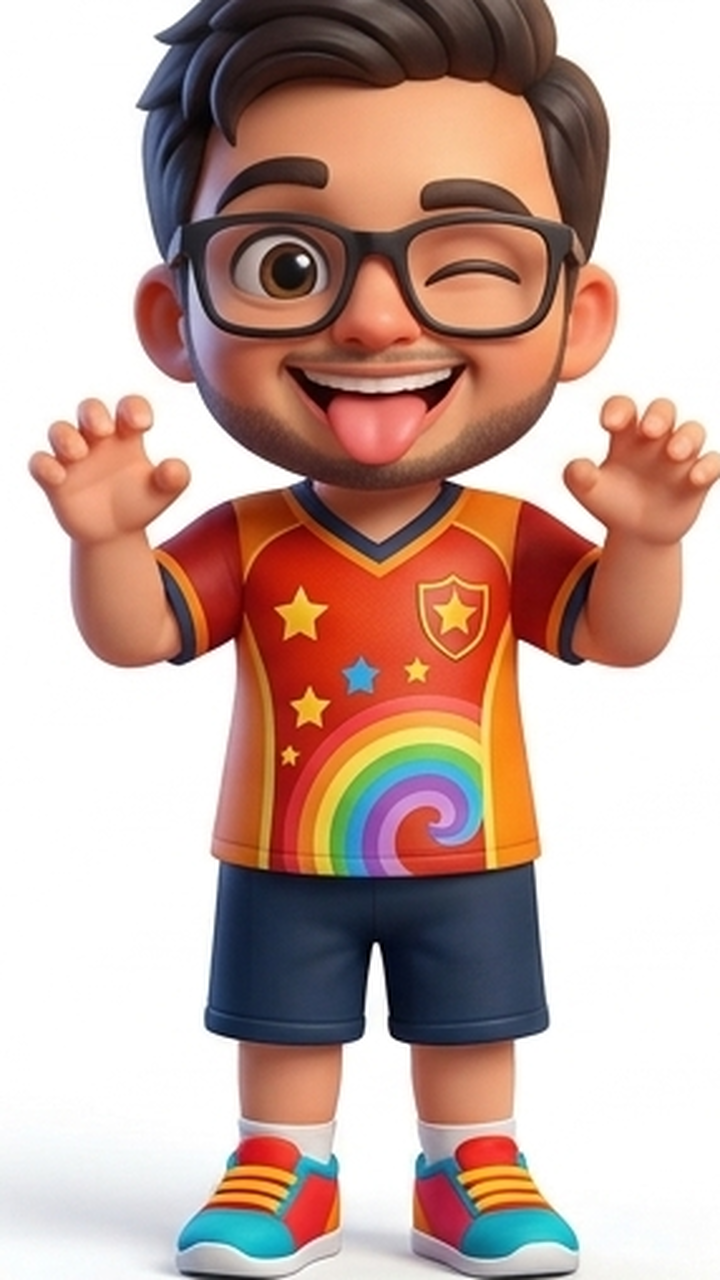
#> input picture assets/hoji_key_720.png, 720 x 1280 px, found by its file name
$ python composite.py
#> lines starting #> are read from the running program, lines starting #| are printed output that depends on the picture
### scripts/bg_plates.py
#!/usr/bin/env python3
"""Procedural background plates, landscape-first.

WHY THIS EXISTS
---------------
Feeding the video model a character floating on a plain background produced the
three defects the owner rejected:

  * "nothing behind him" - with no scene to hold, the model invented a different
    one per clip (white void, then orange),
  * "so much light behind that you can't make him out" - no lighting described,
    so it defaulted to a blown-out key behind the subject,
  * the framing jumping - with no structure in frame the virtual camera had
    nothing to anchor to.

There is no image endpoint on the Pixazo subscription (probed: every
text-to-image path 404s), so the plate is drawn here. That is not a compromise:
a drawn plate is perfectly stable across every clip, carries zero generation
flicker, and lets the lighting be set so the subject reads against it. For a
flat, graphic kids-cartoon look that is the better tool anyway.

LANDSCAPE ON PURPOSE
--------------------
The model emits 1280x704 landscape no matter what is asked of it, so the key
frame handed to it must be landscape too. Composing in portrait and cropping
afterwards would throw away most of the drawn room.
"""
import math
import numpy as np
from PIL import Image, ImageDraw, ImageFilter

# The model's native output. Everything is composed for this frame.
W, H = 1280, 704


# ---------------------------------------------------------------- helpers
def _vgrad(w, h, top, bottom):
    t = np.linspace(0.0, 1.0, h)[:, None]
    a = np.array(top, float)[None, :]
    b = np.array(bottom, float)[None, :]
    return np.repeat((a * (1 - t) + b * t)[:, None, :], w, axis=1)


def _radial_glow(arr, cx, cy, radius, colour, strength=1.0):
    h, w = arr.shape[:2]
    yy, xx = np.mgrid[0:h, 0:w]
    d = np.sqrt(((xx - cx) / max(radius, 1)) ** 2 + ((yy - cy) / max(radius, 1)) ** 2)
    f = np.clip(1.0 - d, 0.0, 1.0) ** 2 * strength
    return np.clip(arr + f[:, :, None] * np.array(colour, float)[None, None, :], 0, 255)


def _soft_shadow(arr, cx, cy, rx, ry, strength=0.35):
    h, w = arr.shape[:2]
    yy, xx = np.mgrid[0:h, 0:w]
    d = np.sqrt(((xx - cx) / max(rx, 1)) ** 2 + ((yy - cy) / max(ry, 1)) ** 2)
    f = np.clip(1.0 - d, 0.0, 1.0) ** 2
    return arr * (1.0 - strength * f[:, :, None])


def _noise(h, w, seed, octaves=4):
    rng = np.random.default_rng(seed)
    out = np.zeros((h, w))
    amp, tot = 1.0, 0.0
    for o in range(octaves):
        sh, sw = max(2, h >> (o + 3)), max(2, w >> (o + 3))
        up = np.array(Image.fromarray((rng.random((sh, sw)) * 255).astype(np.uint8))
                      .resize((w, h), Image.BICUBIC), float) / 255.0
        out += up * amp
        tot += amp
        amp *= 0.5
    return out / tot


def _canvas(top, bottom, seed, tex=0.05):
    a = _vgrad(W, H, top, bottom)
    a = a + (_noise(H, W, seed) - 0.5)[:, :, None] * 255 * tex
    return a


# ---------------------------------------------------------------- scenes
def playroom(seed=7):
    """Bright playroom: pastel wall, wooden floor, toy shelf, sunlit window."""
    rng = np.random.default_rng(seed)
    floor_y = int(H * 0.74)
    arr = np.vstack([_canvas((214, 186, 216), (188, 152, 190), seed + 1)[:floor_y],
                     _canvas((150, 104, 74), (112, 74, 52), seed + 2, 0.12)[floor_y:]])

    img = Image.fromarray(np.clip(arr, 0, 255).astype(np.uint8))
    dr = ImageDraw.Draw(img, "RGBA")

    # floor planks, converging for a hint of perspective
    for i in range(-3, 14):
        y = floor_y + int((max(i, 0) / 10.0) ** 2 * (H - floor_y) * 1.2)
        if y < H:
            dr.line([(0, y), (W, y)], fill=(152, 106, 70, 80), width=2)
    for i in range(-5, 10):
        x = int(W * 0.5 + i * W * 0.13)
        dr.line([(x, floor_y), (int(W * 0.5 + i * W * 0.45), H)],
                fill=(152, 106, 70, 70), width=2)

    # window, right third: warm daylight pooling in
    wx, wy = int(W * 0.66), int(H * 0.10)
    ww, wh = int(W * 0.24), int(H * 0.42)
    dr.rounded_rectangle([wx, wy, wx + ww, wy + wh], radius=22,
                         fill=(176, 214, 232, 255), outline=(96, 150, 178, 255), width=9)
    dr.line([(wx + ww // 2, wy), (wx + ww // 2, wy + wh)], fill=(96, 150, 178, 255), width=7)
    dr.line([(wx, wy + wh // 2), (wx + ww, wy + wh // 2)], fill=(234, 199, 152, 255), width=7)

    # toy shelf, left third
    sy = int(H * 0.34)
    dr.rounded_rectangle([int(W * 0.05), sy, int(W * 0.30), sy + 14], radius=7,
                         fill=(178, 130, 90, 255))
    dr.rectangle([int(W * 0.065), sy + 14, int(W * 0.09), sy + int(H * 0.20)],
                 fill=(152, 108, 74, 255))
    dr.rectangle([int(W * 0.26), sy + 14, int(W * 0.285), sy + int(H * 0.20)],
                 fill=(152, 108, 74, 255))
    cols = [(240, 128, 84), (110, 190, 210), (250, 205, 90),
            (150, 205, 130), (215, 140, 200)]
    for i, c in enumerate(cols):
        bx = int(W * 0.075) + i * int(W * 0.042)
        dr.rounded_rectangle([bx, sy - 54, bx + 40, sy - 4], radius=8, fill=c + (255,))
    dr.ellipse([int(W * 0.10), sy + 24, int(W * 0.10) + 54, sy + 78],
               fill=(238, 118, 96, 255))
    dr.ellipse([int(W * 0.115), sy + 32, int(W * 0.115) + 17, sy + 49],
               fill=(255, 192, 172, 210))
    for r in range(3):
        for c in range(3 - r):
            px = int(W * 0.185) + c * 27 + r * 13
            py = sy + 72 - r * 23
            dr.polygon([(px, py), (px + 25, py), (px + 12, py - 21)],
                       fill=cols[(r * 3 + c) % 5] + (255,))

    # a rug so the floor is not bare
    dr.ellipse([int(W * 0.30), int(H * 0.80), int(W * 0.78), int(H * 1.02)],
               fill=(150, 96, 140, 150))
    dr.ellipse([int(W * 0.36), int(H * 0.84), int(W * 0.72), int(H * 0.99)],
               fill=(186, 132, 172, 150))

    arr = np.asarray(img, float)
    arr = _radial_glow(arr, wx + ww // 2, wy + wh // 2, ww * 1.7, (34, 25, 11), 0.5)
    arr = _soft_shadow(arr, W * 0.5, H * 0.88, W * 0.30, H * 0.055, 0.26)
    arr = _radial_glow(arr, W * 0.5, H * 0.45, W * 1.15, (-24, -20, -18), 0.28)
    return np.clip(arr, 0, 255).astype(np.uint8)


def kitchen(seed=11):
    """Sunny kitchen: tiled splashback, counter, fruit bowl, pendant lamp."""
    floor_y = int(H * 0.70)
    wall = _canvas((150, 186, 196), (110, 148, 162), seed)[:floor_y]
    arr = np.vstack([wall, _canvas((140, 100, 72), (104, 72, 50), seed + 3, 0.11)[floor_y:]])

    img = Image.fromarray(np.clip(arr, 0, 255).astype(np.uint8))
    dr = ImageDraw.Draw(img, "RGBA")
    for y in range(0, floor_y, 62):
        for x in range(0, W, 62):
            dr.rounded_rectangle([x + 4, y + 4, x + 58, y + 58], radius=9,
                                 outline=(255, 255, 255, 140), width=4)
    cy = int(H * 0.66)
    dr.rectangle([0, cy, W, cy + 22], fill=(150, 140, 122, 255))
    for i in range(-2, 11):
        x = int(W * 0.5 + i * W * 0.14)
        dr.line([(x, cy + 22), (int(W * 0.5 + i * W * 0.42), H)],
                fill=(168, 134, 96, 110), width=3)
    dr.ellipse([int(W * 0.60), cy - 42, int(W * 0.60) + 150, cy + 12],
               fill=(228, 178, 122, 255))
    for i, c in enumerate([(242, 176, 76), (238, 108, 92), (246, 214, 120),
                           (214, 232, 140)]):
        bx = int(W * 0.615) + i * 33
        dr.ellipse([bx, cy - 72, bx + 42, cy - 30], fill=c + (255,))
    dr.line([(int(W * 0.28), 0), (int(W * 0.28), int(H * 0.16))],
            fill=(92, 92, 98, 255), width=6)
    dr.polygon([(int(W * 0.28) - 70, int(H * 0.26)), (int(W * 0.28) + 70, int(H * 0.26)),
                (int(W * 0.28) + 38, int(H * 0.16)), (int(W * 0.28) - 38, int(H * 0.16))],
               fill=(251, 228, 152, 255))
    arr = np.asarray(img, float)
    arr = _radial_glow(arr, W * 0.28, H * 0.22, W * 0.95, (38, 30, 13), 0.46)
    arr = _soft_shadow(arr, W * 0.5, H * 0.80, W * 0.28, H * 0.05, 0.24)
    return np.clip(arr, 0, 255).astype(np.uint8)


def garden(seed=23):
    """Backyard: sky, hedge, grass, bunting, flower bed."""
    gy = int(H * 0.62)
    arr = np.vstack([_canvas((84, 148, 202), (128, 182, 220), seed)[:gy],
                     _canvas((76, 132, 66), (48, 96, 48), seed + 4, 0.14)[gy:]])
    img = Image.fromarray(np.clip(arr, 0, 255).astype(np.uint8))
    dr = ImageDraw.Draw(img, "RGBA")
    dr.rounded_rectangle([-20, gy - 78, W + 20, gy + 18], radius=52,
                         fill=(58, 104, 54, 255))
    rng = np.random.default_rng(seed)
    for _ in range(150):
        x = int(rng.integers(0, W)); y = int(rng.integers(gy - 74, gy + 10))
        r = int(rng.integers(9, 24))
        dr.ellipse([x - r, y - r, x + r, y + r],
                   fill=(122 + int(rng.integers(0, 40)), 178 + int(rng.integers(0, 40)),
                         94 + int(rng.integers(0, 30)), 255))
    cols = [(242, 128, 100), (250, 206, 96), (128, 196, 214), (176, 148, 214)]
    pts = [(int(W * i / 8.0), int(H * 0.14 + 34 * math.sin(math.pi * i / 8.0)))
           for i in range(9)]
    dr.line(pts, fill=(255, 255, 255, 220), width=5)
    for i in range(8):
        x0, y0 = pts[i]; x1, y1 = pts[i + 1]
        mx, my = (x0 + x1) // 2, (y0 + y1) // 2 + 22
        dr.polygon([(x0 + 4, y0), (x1 - 4, y1), (mx, my)], fill=cols[i % 4] + (255,))
    for i in range(30):
        x = int(i / 29.0 * W + rng.integers(-12, 12)); y = int(H * 0.93 + rng.integers(-20, 20))
        dr.ellipse([x - 11, y - 11, x + 11, y + 11], fill=(250, 214, 96, 255))
        dr.ellipse([x - 5, y - 5, x + 5, y + 5], fill=(250, 160, 80, 255))
    arr = np.asarray(img, float)
    arr = _radial_glow(arr, W * 0.5, H * 0.16, W * 1.2, (24, 18, 5), 0.30)
    arr = _soft_shadow(arr, W * 0.5, H * 0.84, W * 0.26, H * 0.05, 0.22)
    return np.clip(arr, 0, 255).astype(np.uint8)


SCENES = {"playroom": playroom, "kitchen": kitchen, "garden": garden}


def plate(scene, seed=7, w=W, h=H):
    """Build one plate at ANY aspect, natively drawn - never resized.

    Returns BGR, because everything downstream is OpenCV. The scenes are
    composed in RGB (PIL needs that for drawing), so the channels are swapped
    here. Without this the plate's red and blue trade places and a brown wooden
    floor renders blue - which is exactly what happened before this was caught.

    Every scene places its furniture as fractions of the module-level W and H,
    so drawing at the requested size lays the room out correctly at that aspect.
    Resizing a 1280x704 plate down to 720x1280 instead would squash the room and
    waste most of it, because a 9:16 crop of a 16:9 plate uses only 37% of the
    area. The stills route has no model forcing landscape, so it asks for a
    portrait plate and gets a real vertical room.
    """
    import cv2                                    # lazy: not needed to import
    fn = SCENES.get(scene, playroom)
    global W, H
    ow, oh = W, H
    try:
        if (w, h) != (ow, oh):
            W, H = w, h
        a = fn(seed)
    finally:
        W, H = ow, oh
    if a.shape[1] != w or a.shape[0] != h:        # scene ignored the size
        a = cv2.resize(a, (w, h), interpolation=cv2.INTER_AREA)
    return a[:, :, ::-1]


# [7 lines that do not run on import are left out]

### scripts/composite.py
#!/usr/bin/env python3
"""Put the character into a real scene, and take him back out again.

WHY THIS EXISTS
---------------
The character key frame is a clean studio shot on white. Handing that to the
video model asks it to invent the world around him, and it invents a different
one every clip - which is the "nothing behind him / too much light behind him"
defect. Compositing him onto a drawn plate first means the model receives a
complete, correctly lit scene and has structure to hold onto.

The second half matters just as much. Because the plate is known, the
character's matte in the generated clip is recoverable by differencing against
the plate: |generated - plate| is large exactly where the character is. That
gives a far more reliable subject mask than colour thresholding, which on this
material matched 99% of the frame and produced garbage tracking data.
"""
import cv2
import numpy as np

import bg_plates


def _core_matte(key_bgr, thresh=232):
    """Hard (unfeathered) character mask from the white key frame."""
    hsv = cv2.cvtColor(key_bgr, cv2.COLOR_BGR2HSV)
    _, s, v = cv2.split(hsv)
    bg = (v > thresh) & (s < 26)
    m = (~bg).astype(np.uint8) * 255
    k = cv2.getStructuringElement(cv2.MORPH_ELLIPSE, (9, 9))
    m = cv2.morphologyEx(m, cv2.MORPH_CLOSE, k, iterations=4)
    m = cv2.morphologyEx(m, cv2.MORPH_OPEN, k, iterations=2)
    n, lab, stats, _ = cv2.connectedComponentsWithStats(m, 8)
    if n > 1:
        best = 1 + int(np.argmax(stats[1:, cv2.CC_STAT_AREA]))
        m = (lab == best).astype(np.uint8) * 255
    # Fill every interior hole by filling the OUTER contour solid. Flood-filling
    # from the border does not work here: the character has white parts (socks,
    # shoe highlights, glasses) that connect to the white studio background, so
    # the "hole" reaches the edge and is never filled - which left a white block
    # standing behind his legs in the composite.
    cnts, _ = cv2.findContours(m, cv2.RETR_EXTERNAL, cv2.CHAIN_APPROX_SIMPLE)
    if cnts:
        solid = np.zeros_like(m)
        cv2.drawContours(solid, cnts, -1, 255, thickness=-1)
        m = solid
    return m


# [20 lines left out: functions character_matte, core_bbox, not called in this run]


def composite(key_bgr, plate_bgr, target_h_frac=0.62, cx_frac=0.50,
              cy_frac=0.50, shade=0.16, scale=1.0, backdrop=0.30,
              erode=3):
    """Place the character on the plate, preserving his aspect ratio.

    The key frame is portrait (9:16) and the plate is landscape, so the
    character is scaled to a fraction of the plate's HEIGHT and centred - never
    stretched to the plate's box, which would squash him.

    Returns (image, matte, box) where box is the character's (x, y, w, h) in the
    output. The box comes from the matte, not from re-masking the composite:
    re-masking cannot work because the drawn plate is full of colour, so
    "bright and neutral" stops separating subject from background and the mask
    swallows the whole frame.
    """
    ph, pw = plate_bgr.shape[:2]
    kh, kw = key_bgr.shape[:2]

    # Erode the HARD matte, then feather. The key frame's background is pure
    # white, so the pixels where the character's edge blends into it are
    # near-white too - measured grey 200-249 at the matte edge. Feathered
    # straight from there, every edge pixel is a half-character/half-white
    # blend, and the composite leaves a white halo around the whole silhouette:
    # the "pasted sticker" look. Eroding AFTER feathering only slides the same
    # fringe inward and halves it; eroding the hard mask first discards it.
    # Cost is ~3px on a ~1200px-tall character.
    hard = _core_matte(key_bgr)
    if erode:
        k = np.ones((erode * 2 + 1, erode * 2 + 1), np.uint8)
        hard = cv2.erode(hard, k, iterations=1)
        if not hard.any():
            raise RuntimeError("matte eroded away; erode is too large")
    m = hard
    if m.max() and True:
        m = cv2.GaussianBlur(m, (19, 19), 0)
    ys, xs = np.nonzero(m > 127)
    if not len(xs):
        raise RuntimeError("no character found in the key frame")
    kx0, ky0 = int(xs.min()), int(ys.min())
    kx1, ky1 = int(xs.max()), int(ys.max())
    ch, cw = ky1 - ky0, kx1 - kx0

    # target height in the output, aspect preserved
    want_h = int(target_h_frac * ph * scale)
    f = want_h / max(ch, 1)
    new_w, new_h = max(1, int(cw * f)), max(1, int(ch * f))
    if new_w > pw * 0.92:                       # keep him inside the frame
        f = (pw * 0.92) / max(cw, 1)
        new_w, new_h = int(cw * f), int(ch * f)

    sub = key_bgr[ky0:ky1 + 1, kx0:kx1 + 1]
    subm = m[ky0:ky1 + 1, kx0:kx1 + 1]
    sub = cv2.resize(sub, (new_w, new_h), interpolation=cv2.INTER_LANCZOS4)
    subm = cv2.resize(subm, (new_w, new_h), interpolation=cv2.INTER_LANCZOS4)
    a = (subm.astype(np.float32) / 255.0)[:, :, None]

    x0 = int(cx_frac * pw - new_w / 2.0)
    y0 = int(cy_frac * ph - new_h / 2.0)
    x0 = int(np.clip(x0, 0, pw - new_w))
    y0 = int(np.clip(y0, 0, ph - new_h))

    # Separation: darken the room just behind where the character will stand, so
    # he reads against it. This MUST happen before compositing - applied after,
    # it darkens the character too and the surround ends up brighter than he is.
    # Without it the drawn plate and the bright character average to nearly the
    # same value and he dissolves into the background, which is the "so much
    # light behind him you can't make him out" defect all over again.
    plate = plate_bgr.astype(np.float32).copy()
    if backdrop:
        yy, xx = np.mgrid[0:ph, 0:pw]
        bx = x0 + new_w / 2.0
        by = y0 + new_h / 2.0
        d = np.sqrt(((xx - bx) / (new_w * 1.15)) ** 2
                    + ((yy - by) / (new_h * 0.70)) ** 2)
        behind = np.clip(1.0 - d, 0.0, 1.0) ** 1.4 * backdrop
        plate *= (1.0 - behind)[:, :, None]

    out = plate
    roi = out[y0:y0 + new_h, x0:x0 + new_w]
    out[y0:y0 + new_h, x0:x0 + new_w] = roi * (1 - a) + sub.astype(np.float32) * a

    full_m = np.zeros((ph, pw), np.uint8)
    full_m[y0:y0 + new_h, x0:x0 + new_w] = subm

    # Contact shadow so the feet are grounded rather than pasted on. The band is
    # a share of the character's own height, so it stays proportional when he is
    # scaled down for a wide shot - a fixed pixel band vanishes on small
    # characters and looks like a smudge on large ones.
    band = max(10, int(new_h * 0.075))
    foot = np.zeros((ph, pw), np.float32)
    fy1 = min(ph, y0 + new_h + band)
    foot[max(0, y0 + new_h - band):fy1, x0:x0 + new_w] = 1.0
    foot = cv2.GaussianBlur(foot, (0, 0), band * 1.8)
    out *= (1.0 - shade * foot)[:, :, None]

    return np.clip(out, 0, 255).astype(np.uint8), full_m, (x0, y0, new_w, new_h)


def scene(scene_name, key_bgr, seed=7, **kw):
    """One-call: build a plate and put the character in it."""
    p = bg_plates.plate(scene_name, seed)
    return composite(key_bgr, p, **kw)


# [21 lines left out: function diff_matte, not called in this run]


if __name__ == "__main__":
    import sys
    key = cv2.imread("assets/hoji_key_720.png")
#> key is the input picture: shape (1280, 720, 3); mean B, G, R 159, 168.1, 196.8
    for name in bg_plates.SCENES:
        img, m, _ = scene(name, key)
        cv2.imwrite(f"/tmp/comp_{name}.png", img)
        print(f"{name}: composite {img.shape} matte coverage "
              f"{(m > 8).mean() * 100:.1f}%")
#> this loop made 3 passes
#| playroom: composite (704, 1280, 3) matte coverage 7.0%
#| kitchen: composite (704, 1280, 3) matte coverage 7.0%
#| garden: composite (704, 1280, 3) matte coverage 7.0%
#> pass 1, in playroom, `img = Image.fromarray(np.clip(arr, 0, 255).astype(np.uint8))`:
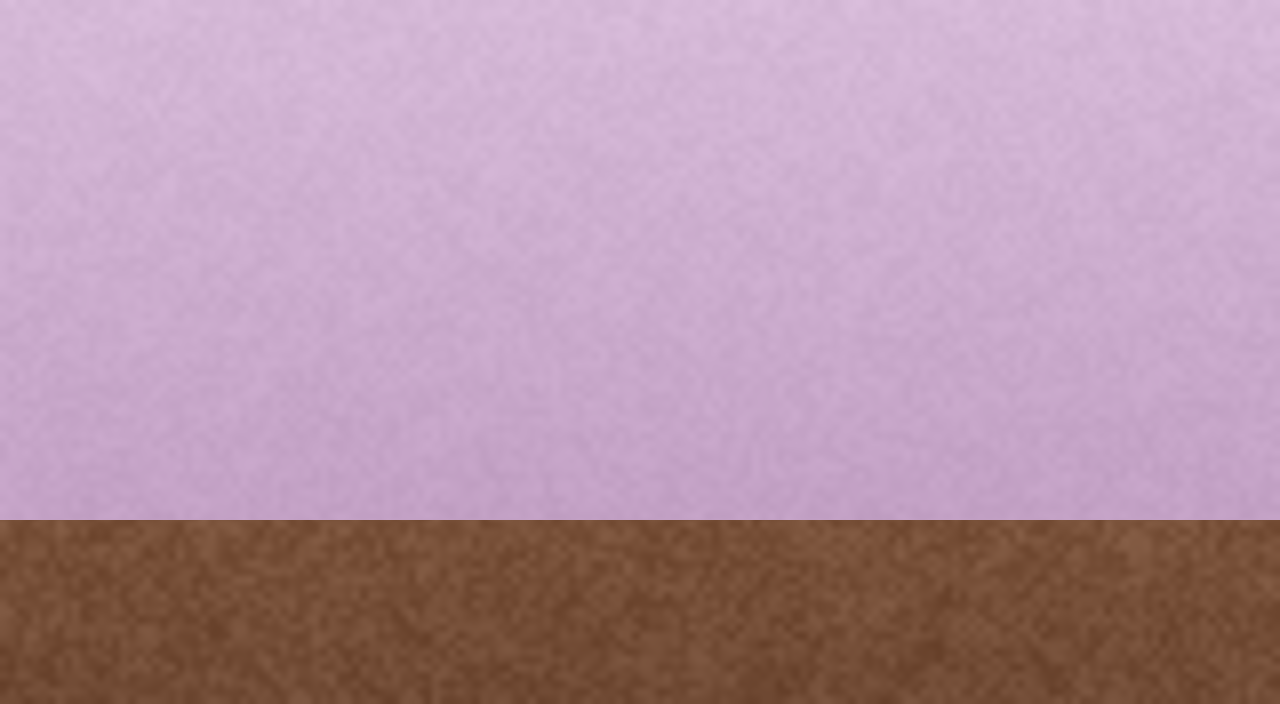
#> img: PIL image 1280x704 RGB; mean R, G, B 180.9, 147.9, 166.2
#> pass 1, in playroom, `arr = np.asarray(img, float)`:
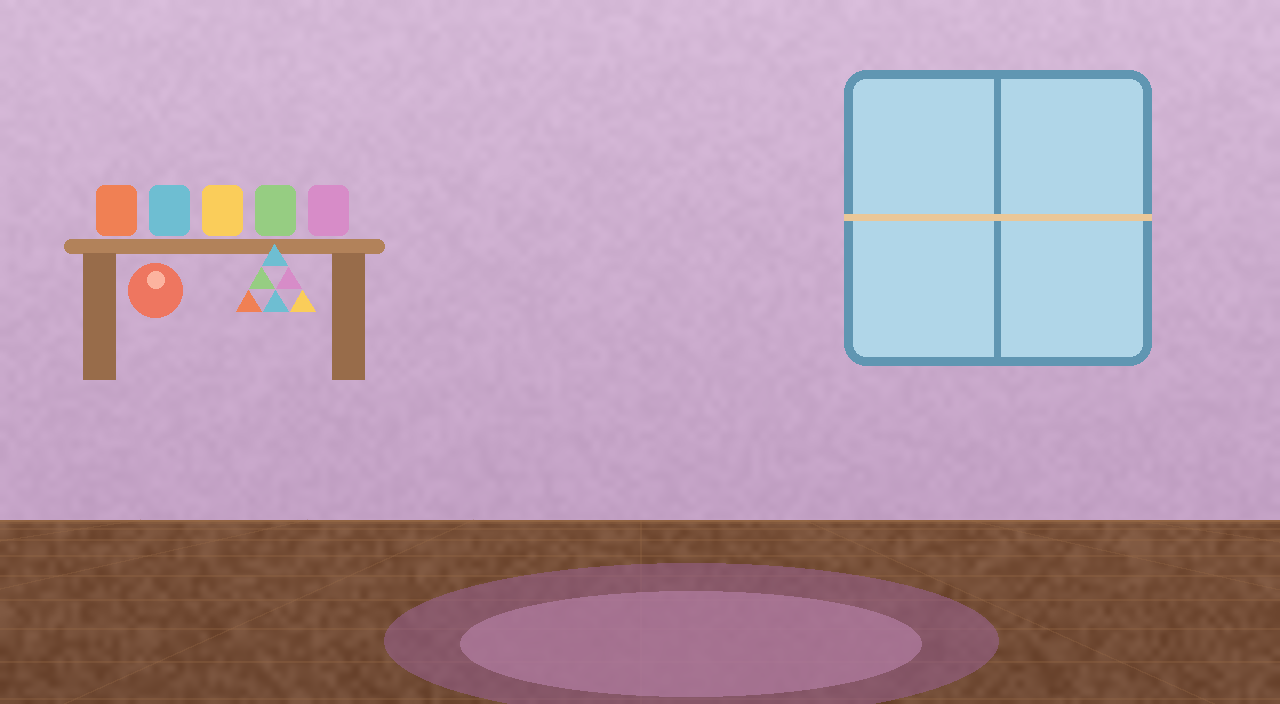
#> arr: shape (704, 1280, 3) float64; mean R, G, B 179.6, 152.3, 170.8


# [79 lines left out: function composite_pair, not called in this run]
